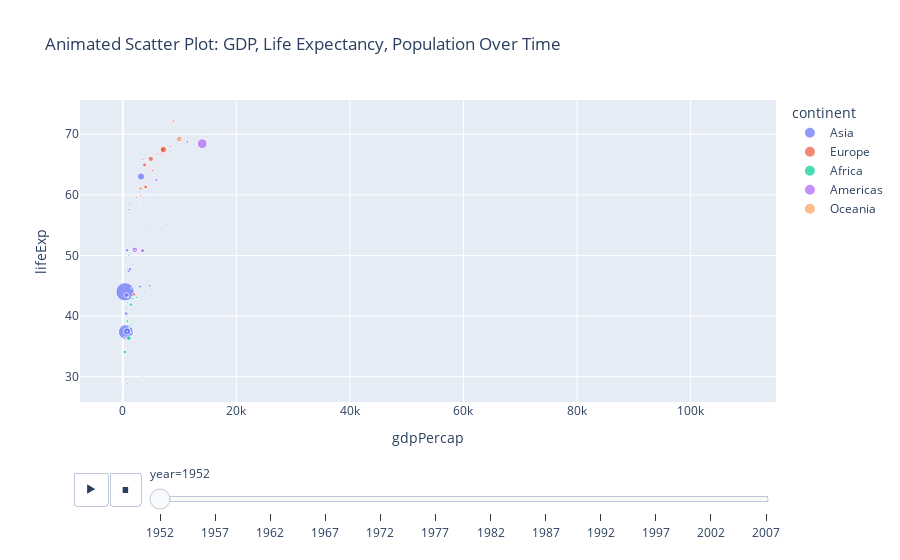

This figure's notebook cell:
### Code cell
# Animated Scatter Plot
fig = px.scatter(df, x='gdpPercap', y='lifeExp', color='continent', size='pop', animation_frame='year',
                 title='Animated Scatter Plot: GDP, Life Expectancy, Population Over Time')
fig.show()

### Figure 1 — Plotly figure (JSON) as saved in the notebook; plotly's stock layout.template omitted (floating-point values rounded to 4 significant figures)
{"data": [{"hovertemplate": "continent=Asia<br>year=1952<br>gdpPercap=%{x}<br>lifeExp=%{y}<br>pop=%{marker.size}<extra></extra>", "legendgroup": "Asia", "marker": {"color": "#636efa", "size": [8425333, 120447, 46886859, 4693836, 556263527, 2125900, 372000000, 82052000, 17272000, 5441766, 1620914, 86459025, 607914, 8865488, 20947571, 160000, 1439529, 6748378, 800663, 20092996, 9182536, 507833, 41346560, 22438691, 4005677, 1127000, 7982342, 3661549, 8550362, 21289402, 26246839, 1030585, 4963829], "sizemode": "area", "sizeref": 3297000.0, "symbol": "circle"}, "mode": "markers", "name": "Asia", "orientation": "v", "showlegend": true, "type": "scatter", "x": [779.4, 9867.0, 684.2, 368.5, 400.4, 3054.0, 546.6, 749.7, 3035.0, 4130.0, 4087.0, 3217.0, 1547.0, 1088.0, 1031.0, 108400.0, 4835.0, 1831.0, 786.6, 331, 545.9, 1828.0, 684.6, 1273.0, 6460.0, 2315.0, 1084.0, 1643.0, 1207.0, 757.8, 605.1, 1516.0, 781.7], "xaxis": "x", "y": [28.8, 50.94, 37.48, 39.42, 44, 60.96, 37.37, 37.47, 44.87, 45.32, 65.39, 63.03, 43.16, 50.06, 47.45, 55.56, 55.93, 48.46, 42.24, 36.32, 36.16, 37.58, 43.44, 47.75, 39.88, 60.4, 57.59, 45.88, 58.5, 50.85, 40.41, 43.16, 32.55], "yaxis": "y"}, {"hovertemplate": "continent=Europe<br>year=1952<br>gdpPercap=%{x}<br>lifeExp=%{y}<br>pop=%{marker.size}<extra></extra>", "legendgroup": "Europe", "marker": {"color": "#EF553B", "size": [1282697, 6927772, 8730405, 2791000, 7274900, 3882229, 9125183, 4334000, 4090500, 42459667, 69145952, 7733250, 9504000, 147962, 2952156, 47666000, 413834, 10381988, 3327728, 25730551, 8526050, 16630000, 6860147, 3558137, 1489518, 28549870, 7124673, 4815000, 22235677, 50430000], "sizemode": "area", "sizeref": 3297000.0, "symbol": "circle"}, "mode": "markers", "name": "Europe", "orientation": "v", "showlegend": true, "type": "scatter", "x": [1601.0, 6137.0, 8343.0, 973.5, 2444.0, 3119.0, 6876.0, 9692.0, 6425.0, 7030.0, 7144.0, 3531.0, 5264.0, 7268.0, 5210.0, 4931.0, 2648.0, 8942.0, 10100.0, 4029.0, 3068.0, 3145.0, 3581.0, 5075.0, 4215.0, 3834.0, 8528.0, 14730.0, 1969.0, 9980.0], "xaxis": "x", "y": [55.23, 66.8, 68, 53.82, 59.6, 61.21, 66.87, 70.78, 66.55, 67.41, 67.5, 65.86, 64.03, 72.49, 66.91, 65.94, 59.16, 72.13, 72.67, 61.31, 59.82, 61.05, 58.0, 64.36, 65.57, 64.94, 71.86, 69.62, 43.59, 69.18], "yaxis": "y"}, {"hovertemplate": "continent=Africa<br>year=1952<br>gdpPercap=%{x}<br>lifeExp=%{y}<br>pop=%{marker.size}<extra></extra>", "legendgroup": "Africa", "marker": {"color": "#00cc96", "size": [9279525, 4232095, 1738315, 442308, 4469979, 2445618, 5009067, 1291695, 2682462, 153936, 14100005, 854885, 2977019, 63149, 22223309, 216964, 1438760, 20860941, 420702, 284320, 5581001, 2664249, 580653, 6464046, 748747, 863308, 1019729, 4762912, 2917802, 3838168, 1022556, 516556, 9939217, 6446316, 485831, 3379468, 33119096, 257700, 2534927, 60011, 2755589, 2143249, 2526994, 14264935, 8504667, 290243, 8322925, 1219113, 3647735, 5824797, 2672000, 3080907], "sizemode": "area", "sizeref": 3297000.0, "symbol": "circle"}, "mode": "markers", "name": "Africa", "orientation": "v", "showlegend": true, "type": "scatter", "x": [2449.0, 3521.0, 1063.0, 851.2, 543.3, 339.3, 1173.0, 1071.0, 1179.0, 1103.0, 780.5, 2126.0, 1389.0, 2670.0, 1419.0, 375.6, 328.9, 362.1, 4293.0, 485.2, 911.3, 510.2, 299.9, 853.5, 298.8, 575.6, 2388.0, 1443.0, 369.2, 452.3, 743.1, 1968.0, 1688.0, 468.5, 2424.0, 761.9, 1077.0, 2719.0, 493.3, 879.6, 1450.0, 879.8, 1136.0, 4725.0, 1616.0, 1148.0, 716.7, 859.8, 1468.0, 734.8, 1147.0, 406.9], "xaxis": "x", "y": [43.08, 30.02, 38.22, 47.62, 31.98, 39.03, 38.52, 35.46, 38.09, 40.72, 39.14, 42.11, 40.48, 34.81, 41.89, 34.48, 35.93, 34.08, 37.0, 30, 43.15, 33.61, 32.5, 42.27, 42.14, 38.48, 42.72, 36.68, 36.26, 33.69, 40.54, 50.99, 42.87, 31.29, 41.73, 37.44, 36.32, 52.72, 40, 46.47, 37.28, 30.33, 32.98, 45.01, 38.63, 41.41, 41.22, 38.6, 44.6, 39.98, 42.04, 48.45], "yaxis": "y"}, {"hovertemplate": "continent=Americas<br>year=1952<br>gdpPercap=%{x}<br>lifeExp=%{y}<br>pop=%{marker.size}<extra></extra>", "legendgroup": "Americas", "marker": {"color": "#ab63fa", "size": [17876956, 2883315, 56602560, 14785584, 6377619, 12350771, 926317, 6007797, 2491346, 3548753, 2042865, 3146381, 3201488, 1517453, 1426095, 30144317, 1165790, 940080, 1555876, 8025700, 2227000, 662850, 157553000, 2252965, 5439568], "sizemode": "area", "sizeref": 3297000.0, "symbol": "circle"}, "mode": "markers", "name": "Americas", "orientation": "v", "showlegend": true, "type": "scatter", "x": [5911.0, 2677.0, 2109.0, 11370.0, 3940.0, 2144.0, 2627.0, 5587.0, 1398.0, 3522.0, 3048.0, 2428.0, 1840.0, 2195.0, 2899.0, 3478.0, 3112.0, 2480.0, 1952.0, 3759.0, 3082.0, 3023.0, 13990.0, 5717.0, 7690.0], "xaxis": "x", "y": [62.48, 40.41, 50.92, 68.75, 54.74, 50.64, 57.21, 59.42, 45.93, 48.36, 45.26, 42.02, 37.58, 41.91, 58.53, 50.79, 42.31, 55.19, 62.65, 43.9, 64.28, 59.1, 68.44, 66.07, 55.09], "yaxis": "y"}, {"hovertemplate": "continent=Oceania<br>year=1952<br>gdpPercap=%{x}<br>lifeExp=%{y}<br>pop=%{marker.size}<extra></extra>", "legendgroup": "Oceania", "marker": {"color": "#FFA15A", "size": [8691212, 1994794], "sizemode": "area", "sizeref": 3297000.0, "symbol": "circle"}, "mode": "markers", "name": "Oceania", "orientation": "v", "showlegend": true, "type": "scatter", "x": [10040.0, 10560.0], "xaxis": "x", "y": [69.12, 69.39], "yaxis": "y"}], "layout": {"legend": {"itemsizing": "constant", "title": {"text": "continent"}, "tracegroupgap": 0}, "sliders": [{"active": 0, "currentvalue": {"prefix": "year="}, "len": 0.9, "pad": {"b": 10, "t": 60}, "steps": [{"args": [["1952"], {"frame": {"duration": 0, "redraw": false}, "fromcurrent": true, "mode": "immediate", "transition": {"duration": 0, "easing": "linear"}}], "label": "1952", "method": "animate"}, {"args": [["1957"], {"frame": {"duration": 0, "redraw": false}, "fromcurrent": true, "mode": "immediate", "transition": {"duration": 0, "easing": "linear"}}], "label": "1957", "method": "animate"}, {"args": [["1962"], {"frame": {"duration": 0, "redraw": false}, "fromcurrent": true, "mode": "immediate", "transition": {"duration": 0, "easing": "linear"}}], "label": "1962", "method": "animate"}, {"args": [["1967"], {"frame": {"duration": 0, "redraw": false}, "fromcurrent": true, "mode": "immediate", "transition": {"duration": 0, "easing": "linear"}}], "label": "1967", "method": "animate"}, {"args": [["1972"], {"frame": {"duration": 0, "redraw": false}, "fromcurrent": true, "mode": "immediate", "transition": {"duration": 0, "easing": "linear"}}], "label": "1972", "method": "animate"}, {"args": [["1977"], {"frame": {"duration": 0, "redraw": false}, "fromcurrent": true, "mode": "immediate", "transition": {"duration": 0, "easing": "linear"}}], "label": "1977", "method": "animate"}, {"args": [["1982"], {"frame": {"duration": 0, "redraw": false}, "fromcurrent": true, "mode": "immediate", "transition": {"duration": 0, "easing": "linear"}}], "label": "1982", "method": "animate"}, {"args": [["1987"], {"frame": {"duration": 0, "redraw": false}, "fromcurrent": true, "mode": "immediate", "transition": {"duration": 0, "easing": "linear"}}], "label": "1987", "method": "animate"}, {"args": [["1992"], {"frame": {"duration": 0, "redraw": false}, "fromcurrent": true, "mode": "immediate", "transition": {"duration": 0, "easing": "linear"}}], "label": "1992", "method": "animate"}, {"args": [["1997"], {"frame": {"duration": 0, "redraw": false}, "fromcurrent": true, "mode": "immediate", "transition": {"duration": 0, "easing": "linear"}}], "label": "1997", "method": "animate"}, {"args": [["2002"], {"frame": {"duration": 0, "redraw": false}, "fromcurrent": true, "mode": "immediate", "transition": {"duration": 0, "easing": "linear"}}], "label": "2002", "method": "animate"}, {"args": [["2007"], {"frame": {"duration": 0, "redraw": false}, "fromcurrent": true, "mode": "immediate", "transition": {"duration": 0, "easing": "linear"}}], "label": "2007", "method": "animate"}], "x": 0.1, "xanchor": "left", "y": 0, "yanchor": "top"}], "title": {"text": "Animated Scatter Plot: GDP, Life Expectancy, Population Over Time"}, "updatemenus": [{"buttons": [{"args": [null, {"frame": {"duration": 500, "redraw": false}, "fromcurrent": true, "mode": "immediate", "transition": {"duration": 500, "easing": "linear"}}], "label": "&#9654;", "method": "animate"}, {"args": [[null], {"frame": {"duration": 0, "redraw": false}, "fromcurrent": true, "mode": "immediate", "transition": {"duration": 0, "easing": "linear"}}], "label": "&#9724;", "method": "animate"}], "direction": "left", "pad": {"r": 10, "t": 70}, "showactive": false, "type": "buttons", "x": 0.1, "xanchor": "right", "y": 0, "yanchor": "top"}], "xaxis": {"anchor": "y", "domain": [0, 1], "title": {"text": "gdpPercap"}}, "yaxis": {"anchor": "x", "domain": [0, 1], "title": {"text": "lifeExp"}}}}
